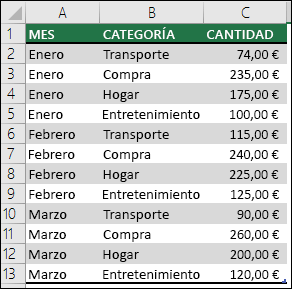
#> input picture Matrix_Reader/Imagenes_Pruebas/Imagen_pruebas2.png, 292 x 289 px, found by its file name
$ jupyter execute --allow-errors code.ipynb
#> lines starting #> are read from the running program, lines starting #| are printed output that depends on the picture; after the words box and inside, x2 and y2 are one past the last pixel; in counts of white or black regions, pixels touching at a corner belong together
[cell 1]
import cv2
import pytesseract
import imutils
import numpy as np

# Cargar la imagen y establecerla en escalas de grices
image = cv2.imread('Imagen_pruebas2.png')
#> image is the input picture: shape (289, 292, 3); mean B, G, R 205.6, 207.8, 203.8


# Hayar los contornos de la imagen
image = cv2.cvtColor(image, cv2.COLOR_BGR2GRAY)
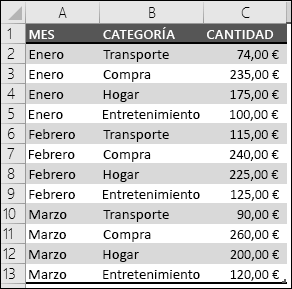
#> image: shape (289, 292); min 0, max 255, mean 206.3
image = cv2.GaussianBlur(image, (5, 5), 0)
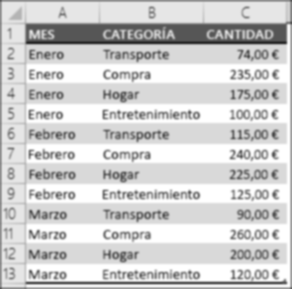
#> image: shape (289, 292); min 40, max 255, mean 207.4
edged = cv2.Canny(image, 150, 275)
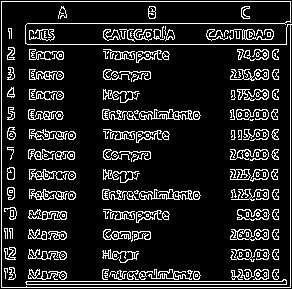
#> edged: shape (289, 292); 13.7% white in thin lines or dots


cv2.imshow('', edged)
cv2.waitKey(0)
cv2.destroyAllWindows()


pytesseract.pytesseract.tesseract_cmd = r'C:\Program Files\Tesseract-OCR\tesseract'
#> (the rest of this cell did not finish here and is left out)

$ run again, with Matrix_Reader/Imagenes_Pruebas/Imagen_pruebas3.png copied over Matrix_Reader/Imagenes_Pruebas/Imagen_pruebas2.png
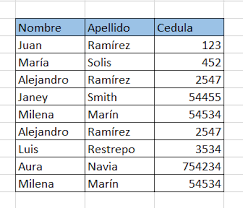
#> input picture Matrix_Reader/Imagenes_Pruebas/Imagen_pruebas3.png, 243 x 208 px, found by its file name
#> image is the input picture: shape (208, 243, 3); mean B, G, R 233.5, 231, 228.8
#> `image = cv2.GaussianBlur(image, (5, 5), 0)`:
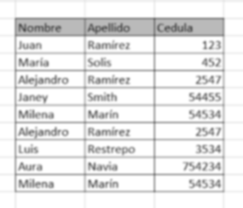
#> image: shape (208, 243); min 87, max 255, mean 230.6
#> `edged = cv2.Canny(image, 150, 275)`:
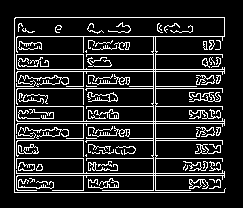
#> edged: shape (208, 243); 14.6% white in thin lines or dots, all inside (x1, y1, x2, y2) = (14, 17, 226, 193)

$ run again, with Matrix_Reader/Imagenes_Pruebas/Imagen_pruebas4.PNG copied over Matrix_Reader/Imagenes_Pruebas/Imagen_pruebas2.png
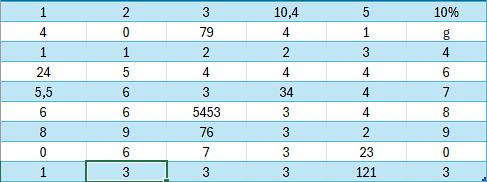
#> input picture Matrix_Reader/Imagenes_Pruebas/Imagen_pruebas4.PNG, 487 x 182 px, found by its file name
#> image is the input picture: shape (182, 487, 3); mean B, G, R 242.2, 232.1, 206.2
#> `image = cv2.GaussianBlur(image, (5, 5), 0)`:
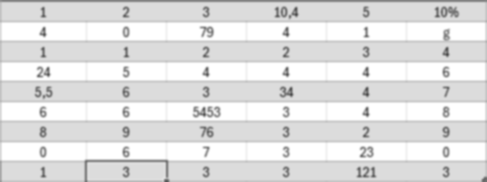
#> image: shape (182, 487); min 81, max 255, mean 225.8
#> `edged = cv2.Canny(image, 150, 275)`:
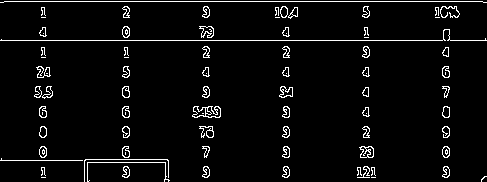
#> edged: shape (182, 487); 4.4% white in thin lines or dots

$ run again, with Matrix_Reader/Imagenes_Pruebas/Imagen_pruebas5.PNG copied over Matrix_Reader/Imagenes_Pruebas/Imagen_pruebas2.png
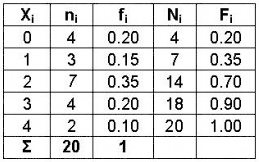
#> input picture Matrix_Reader/Imagenes_Pruebas/Imagen_pruebas5.PNG, 259 x 162 px, found by its file name
#> image is the input picture: shape (162, 259, 3); min 0, max 255, mean 222.7
#> `image = cv2.GaussianBlur(image, (5, 5), 0)`:
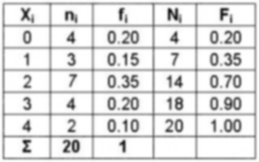
#> image: shape (162, 259); min 26, max 255, mean 222.7
#> `edged = cv2.Canny(image, 150, 275)`:
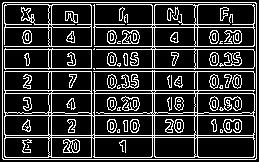
#> edged: shape (162, 259); 20.7% white in thin lines or dots
